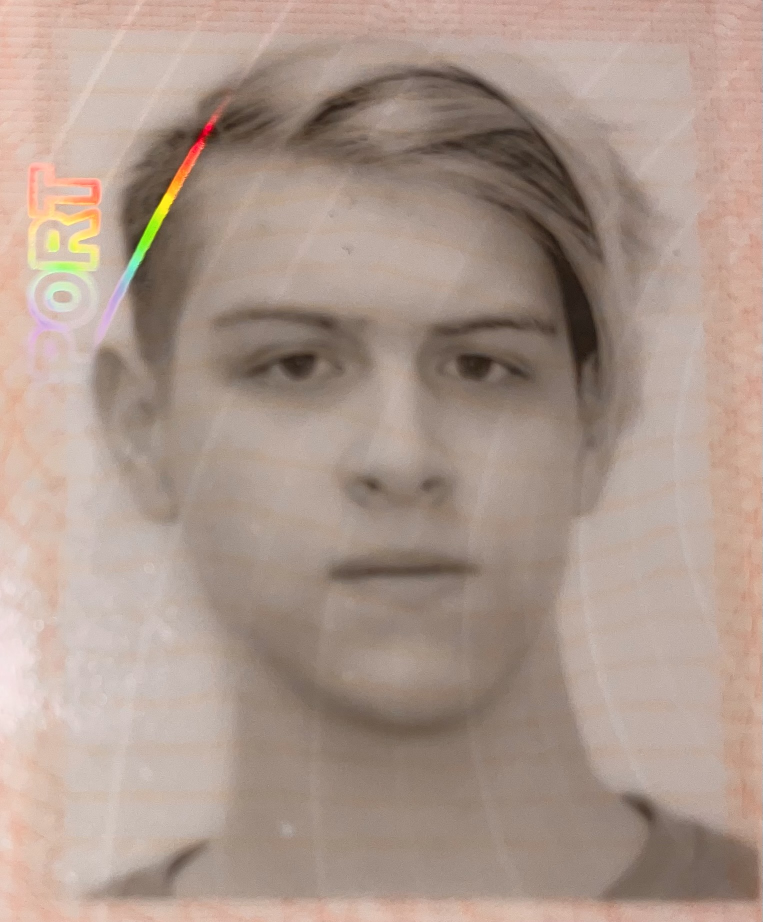
//> input picture prj.cw/images/pivo_2.JPG, 1525 x 1844 px (shown at 1/2 size)
$ ./lab08 -input=../../prj.cw/images/pivo_2.JPG   (built with g++ and OpenCV 4)
//> lines starting //> are read from the running program, lines starting //| are printed output that depends on the picture; after the words box and inside, x2 and y2 are one past the last pixel; in counts of white or black regions, pixels touching at a corner belong together
//
// Created by Константин Гончаров on 14.06.2024.
//
#include <opencv2/opencv.hpp>

#include <cmath>
#include <limits>
#include <string>
#include <vector>

namespace lab08 {
    struct Params {
        std::string input;
        std::string output;
        int size;
    };

    cv::Vec3f normalize(const cv::Vec3f& v) {
        return v / cv::norm(v, cv::NORM_L2);
    }

    std::vector<cv::Point2f> projectColors(const cv::Mat& src) {
        std::vector<cv::Point2f> result{};
        const cv::Vec3f ox{ normalize({ -1.0f, 1.0f, 0.0f }) };
        const cv::Vec3f oy{ normalize({ -1.0f, -1.0f, 2.0f }) };
        for (int i = 0; i < src.rows; ++i) {
            for (int j = 0; j < src.cols; ++j) {
                const auto& color{ src.at<cv::Vec3f>(i, j) };
                const float alpha = 1.5f / (color.dot({ 1.0f, 1.0f, 1.0f }));
                if (std::isinf(alpha)) {
                    continue;
                }
                const auto proj{ alpha * color - cv::Vec3f{ 0.5f, 0.5f, 0.5f } };
                result.emplace_back(proj.dot(ox), proj.dot(oy));
            }
        }
        return result;
    }

    std::vector<cv::Point2f> projectAllColors() {
        std::vector<cv::Point2f> result{};
        const cv::Vec3f ox{ normalize({ -1.0f, 1.0f, 0.0f }) };
        const cv::Vec3f oy{ normalize({ -1.0f, -1.0f, 2.0f }) };
        for (int i = 0; i < 256; ++i) {
            for (int j = 0; j < 256; ++j) {
                for (int k = 0; k < 256; ++k) {
                    const auto &color{cv::Vec3f(i / 255.0f, j / 255.0f, k / 255.0)};
                    const float alpha = 1.5f / (color.dot({1.0f, 1.0f, 1.0f}));
                    if (std::isinf(alpha)) {
                        continue;
                    }
                    const auto proj{alpha * color - cv::Vec3f{0.5f, 0.5f, 0.5f}};
                    result.emplace_back(proj.dot(ox), proj.dot(oy));
                }
            }
        }
        return result;
    }

    cv::Mat getProj(const std::vector<cv::Point2f>& points, const int size) {
        const int height = static_cast<int>(std::sqrt(3.0) / 2 * size);
        cv::Mat result{ cv::Mat::zeros(height, size, CV_16UC1) };
        for (const auto& p : points) {
            const int x = static_cast<int>((p.x + 0.75f * std::sqrt(2.0f)) / (1.5f * std::sqrt(2.0f)) * static_cast<float>(size - 1));
            const int y = static_cast<int>((p.y + 0.25f * std::sqrt(6.0f)) / (0.75f * std::sqrt(6.0f)) * static_cast<float>(height - 1));
            ++result.at<ushort>(height - y - 1, x);
        }
        double max = 0.0;
        cv::minMaxLoc(result, nullptr, &max);
        result.convertTo(result, CV_32FC1, 1.0 / max);
        return result;
    }
}

int main(int argc, char* argv[]) {
    cv::CommandLineParser parser{
            argc, argv,
            "{ input | | input }"
            "{ output | | output }"
            "{ size | 256 | size }"
    };
    const lab08::Params params{
            .input = parser.get<std::string>("input"),
            .output = parser.get<std::string>("output"),
            .size = parser.get<int>("size"),
    };

    cv::Mat img{ cv::imread(params.input) };
//> img is the input picture: 1844 rows x 1525 cols, CV_8UC3; mean B, G, R 140.1, 151.7, 172.1
    img.convertTo(img, CV_32FC3, 1.0f / std::numeric_limits<uchar>::max());
//> img: 1844 rows x 1525 cols, CV_32FC3
    const auto points{ lab08::projectColors(img) };
//> after the loop in projectColors, `for (int i = 0; i < src.rows; ++i)`: result = 2812100 items
//> points = 2812100 items
    cv::Mat result{ lab08::getProj(points, params.size) };
//> the loop in getProj, `for (const auto& p : points)` made 2812100 passes
//> (p, x, y) on passes 1 to 3: (Point(0.0259, 0.117), 130, 87), (Point(0.025, 0.113), 130, 86), (Point(0.0247, 0.112), 130, 86)
//> pass 1, in getProj, `++result.at<ushort>(height - y - 1, x);`:
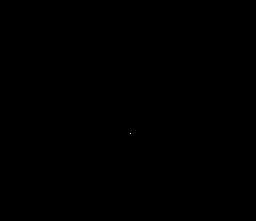
//> result: 221 rows x 256 cols, CV_16UC1; values 0 (black) and 1 (white), 0% white in thin lines or dots, all inside (x1, y1, x2, y2) = (130, 133, 131, 134)
//> after the loop in getProj, `for (const auto& p : points)`:
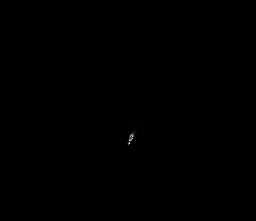
//> result: 221 rows x 256 cols, CV_16UC1; min 0, max 64489, mean 20.7; drawn with min black and max white
//> in getProj, `cv::minMaxLoc(result, nullptr, &max);`: max = 64489
    result.convertTo(result, CV_8UC1, std::numeric_limits<uchar>::max());
//> result: 221 rows x 256 cols, CV_8UC1
//> (the run ends here: the program stops with an error, at `cv::imwrite(params.output, result);`)
